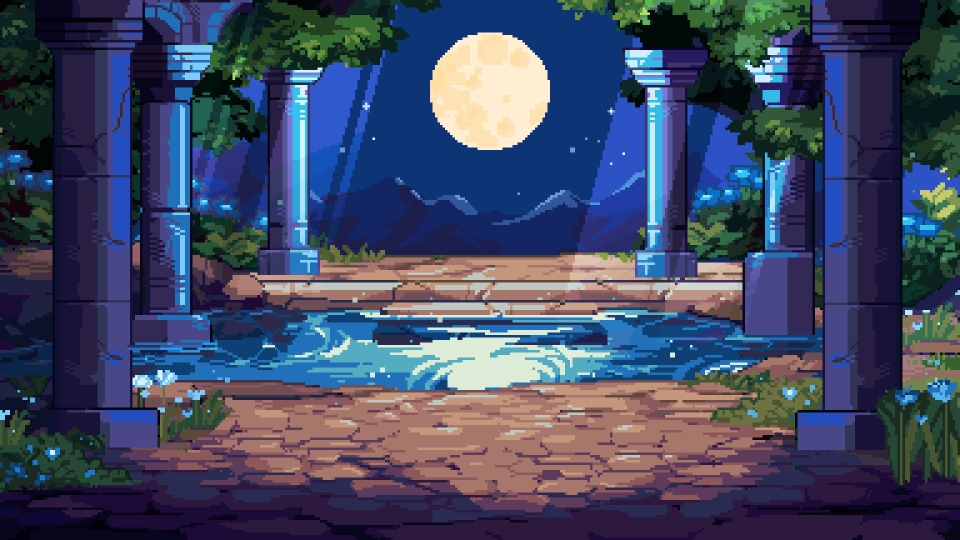
#> input picture kit/pause/assets/recov_hd.gif, 1920 x 1080 px, found by its file name (shown at 1/2 size)
$ python r66.py
#> lines starting #> are read from the running program, lines starting #| are printed output that depends on the picture
### kit/fork_race2/hook.py
"""Standard Code Name hook band (Bennett: the hook makes or breaks the video).
usage:
    import sys; sys.path.insert(0, '<scratchpad>/pixellab/safezone'); from hook import hook_layer
    HOOK, HOOK_BOTTOM = hook_layer(['WHICH JAR IS', "CYRUS'S?"], accent=1, color=(255,214,60))
    frame.alpha_composite(HOOK)      # draw LAST (on top of everything) every frame
    # put content below HOOK_BOTTOM (typically ~450-470) and above y=1500
lines: 1-2 short lines of the original hook. accent: index of the line drawn in `color` (others white), or None.
sub: optional small secondary line (>=34px), drawn under the main lines.
"""
from PIL import Image, ImageDraw, ImageFont
import os
FONT = os.path.join(os.path.dirname(__file__), '../../npmfont/ps/package/files/PressStart2P.ttf')
W, H = 1080, 1920
X0, X1, Y0 = 70, 1025, 262
def _fit(lines, maxw, hi=80, lo=48):
#> called with maxw = 915, hi = 80, lo = 48
    for s in range(hi, lo - 1, -2):
        f = ImageFont.truetype(FONT, s); d = ImageDraw.Draw(Image.new('L', (1, 1)))
        if all(d.textlength(l, font=f) + 2 * 9 <= maxw for l in lines): return f, s
    return ImageFont.truetype(FONT, lo), lo
# [20 lines left out: function hook_layer, not called in this run]
# [4 lines that do not run on import are left out]

### kit/fork_rc1/hook2.py
"""hook_layer with the comment prompt as a real second line of the band, at least 44px (RECUT_BRIEF rule).
Same look as safezone/hook.py; sub line is 44-52px, white, thinner stroke, separated by a thin divider."""
import sys, os
sys.path.insert(0, '/tmp/claude-0/-home-claude/3d9a853e-960c-501e-b487-63abffb4f487/scratchpad/pixellab/safezone')
from hook import _fit, FONT, W, H, X0, X1, Y0
from PIL import Image, ImageDraw, ImageFont
def hook_layer2(lines, accent=None, color=(255, 214, 60), sub=None, sub_color=(240, 240, 240), border=None, sub_max=52):
    lines = [l.upper() for l in lines][:2]
    f, s = _fit(lines, X1 - X0 - 40)
    gap = int(s * 0.38); pad = 26
    h = len(lines) * s + (len(lines) - 1) * gap + 2 * pad
    if sub:
        fs, ss = _fit([sub], X1 - X0 - 40, sub_max, 44)
        d0 = ImageDraw.Draw(Image.new('L', (1, 1)))
        assert d0.textlength(sub, font=fs) + 12 <= X1 - X0 - 30, ('sub too long for 44px', sub)
        h += ss + 34
    L = Image.new('RGBA', (W, H), (0, 0, 0, 0)); d = ImageDraw.Draw(L)
    d.rounded_rectangle([X0, Y0, X1, Y0 + h], 22, fill=(14, 10, 24, 232), outline=border or color, width=6)
    y = Y0 + pad
    for i, l in enumerate(lines):
        c = color if accent == i else (255, 255, 255)
        w = d.textlength(l, font=f)
        d.text(((X0 + X1) / 2 - w / 2, y), l, font=f, fill=c, stroke_width=9, stroke_fill=(10, 6, 18))
        y += s + gap
#> this loop made 2 passes
#> w on passes 1 to 2: 806.5, 576.5
#> after the loop, y = 508
    if sub:
        y = y - gap + 14
#> y = 492
        d.line([(X0 + 60, y), (X1 - 60, y)], fill=(color if border is None else border)[:3] + (120,), width=3)
        y += 18
#> y = 510
        w = d.textlength(sub, font=fs)
#> w = 571.3
        d.text(((X0 + X1) / 2 - w / 2, y), sub, font=fs, fill=sub_color, stroke_width=6, stroke_fill=(10, 6, 18))
    return L, Y0 + h
# [3 lines that do not run on import are left out]

### kit/fork1/common.py
import os, glob, math, json, subprocess, random
from PIL import Image, ImageDraw, ImageFont, ImageEnhance, ImageFilter
SP = '/tmp/claude-0/-home-claude/3d9a853e-960c-501e-b487-63abffb4f487/scratchpad/'
FONT = SP + 'npmfont/ps/package/files/PressStart2P.ttf'; A = SP + 'pause/assets/'; PL = SP + 'pixellab/'
W, H, FPS = 1080, 1920, 30
_fc = {}
def F(s):
    if s not in _fc: _fc[s] = ImageFont.truetype(FONT, s)
    return _fc[s]
def crop(im): return im.crop(im.getbbox())
def up(im, k): return im.resize((max(1, int(im.width * k)), max(1, int(im.height * k))), Image.NEAREST)
def layer(img, fn):
    L = Image.new('RGBA', img.size, (0, 0, 0, 0)); fn(ImageDraw.Draw(L)); img.alpha_composite(L)
def ctext(d, x, y, t, f, fill=(255, 255, 255), sw=6, a=255, sc=(20, 15, 35)):
    w = d.textlength(t, font=f); d.text((x - w / 2, y), t, font=f, fill=tuple(fill[:3]) + (a,), stroke_width=sw, stroke_fill=tuple(sc[:3]) + (a,))
# [18 lines left out: functions text_layer, gif_frames, not called in this run]
IDLE_FILE = {'joy': 'idle_0.gif', 'cyrus': 'idle_1.gif', 'ray': 'idle_2.gif', 'cleo': 'idle_3.gif', 'hollow': 'idle_9.gif'}
# [4 lines left out: function idle, not called in this run]
VIC = {'joy': 'vic_Victory_Pose.gif', 'cyrus': 'vic_VictoryPose_1_2f3491a2-9eb4-4ed3-a96d-f50d84bb993a.gif', 'cleo': 'vic_victoryPose.gif', 'ray': 'vic_victoryPose_1.gif', 'hollow': 'hollow-victory.gif'}
def vic(g, h): return gif_frames(A + VIC[g], h=h)
def seq(d, k=2, lo=1, hi=None):
    fs = sorted(glob.glob(d + '/*.png'))[lo:hi]
    return [up(Image.open(p).convert('RGBA'), k) for p in fs]
GUMK = ['mush', 'acv', 'mel', 'cre', 'gold']
def gummy(kind, k=2): return up(Image.open(PL + f'gummies/pick_{kind}.png').convert('RGBA'), k)
def bg_frames(name, size, box=None, step=1, bright=1.0, blur=0):
    im = Image.open(A + name); out = []
    for i in range(0, im.n_frames, step):
        im.seek(i); f = im.convert('RGB')
        if box: f = f.crop(box)
        f = f.resize(size, Image.NEAREST)
        if bright != 1.0: f = ImageEnhance.Brightness(f).enhance(bright)
        if blur: f = f.filter(ImageFilter.GaussianBlur(blur))
        out.append(f.convert('RGBA'))
    return out
class Writer:
    def __init__(self, path):
        self.p = subprocess.Popen(['ffmpeg', '-y', '-loglevel', 'error', '-f', 'rawvideo', '-pix_fmt', 'rgb24', '-s', f'{W}x{H}', '-r', str(FPS), '-i', '-',
                                   '-c:v', 'libx264', '-preset', 'veryfast', '-crf', '18', '-pix_fmt', 'yuv420p', path], stdin=subprocess.PIPE)
    def write(self, img): self.p.stdin.write(img.convert('RGB').tobytes())
    def close(self): self.p.stdin.close(); self.p.wait()
# [9 lines left out: functions mix, ship, not called in this run]
def sheet(mp4, out, n=8, cols=8):
    d = float(subprocess.run(['ffprobe', '-v', 'error', '-show_entries', 'format=duration', '-of', 'csv=p=0', mp4], capture_output=True, text=True).stdout)
    subprocess.run(['ffmpeg', '-y', '-loglevel', 'error', '-i', mp4, '-vf', f'fps={n}/{d},scale=270:480,tile={cols}x{max(1, n // cols)}', '-frames:v', '1', out])

### kit/fork_rc8/v66/r66.py
import sys, os; os.chdir(os.path.dirname(os.path.abspath(__file__)))
SP0 = '/tmp/claude-0/-home-claude/3d9a853e-960c-501e-b487-63abffb4f487/scratchpad/'
sys.path.insert(0, SP0 + 'fork1')
from common import *
sys.path.insert(0, SP0 + 'fork_rc1'); from hook2 import hook_layer2
sys.path.insert(0, SP0 + 'fork_rc3'); from rc3 import acv_gummy_strong
# rc8: comment prompt as a real 52px band line from frame 0; at TIME'S UP the band itself swaps
HOOK, HB = hook_layer2(['WHICH GUMMY FITS', 'THE OUTLINE?'], accent=1, sub='Comment A, B, C or D')
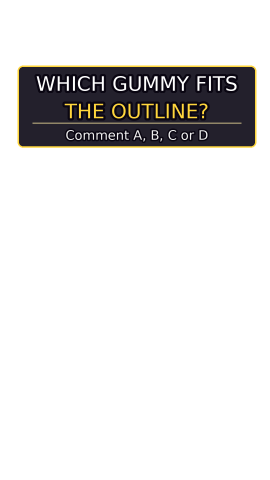
#> HOOK: PIL image 1080x1920 RGBA (shown at 1/4 size); mean R, G, B, A 7.3, 6.2, 6, 36.3; transparent parts drawn white
#> HB = 590
HOOK2, HB2 = hook_layer2(["TIME'S UP!"], accent=0, sub='Comment A, B, C or D')
#> the loop in hook_layer2 (call 2), `for i, l in enumerate(lines):` made 1 pass
#> (l, c, w, y) on pass 1: ("TIME'S UP!", (255, 214, 60), 429.2, 398)
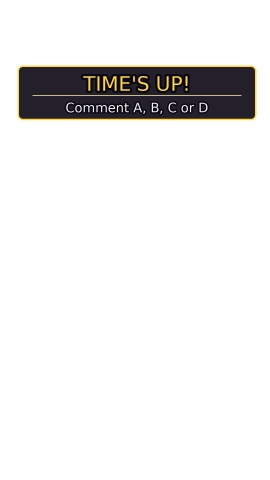
#> HOOK2: PIL image 1080x1920 RGBA (shown at 1/4 size); mean R, G, B, A 4.6, 3.8, 3.3, 23.9; transparent parts drawn white
#> HB2 = 480
import numpy as np
from skimage import measure
STILL = os.environ.get('STILL')
random.seed(66)
BGS = bg_frames('recov_hd.gif', (1214, 1920), box=(624, 0, 1264, 1080), step=2, bright=0.62)
#> in bg_frames, im is the input picture: PIL image 1920x1080 P; mean R, G, B 64.5, 72.9, 99.7
#> the loop in bg_frames, `for i in range(0, im.n_frames, step):` made 12 passes
#> pass 1, in bg_frames, `if box: f = f.crop(box)`:
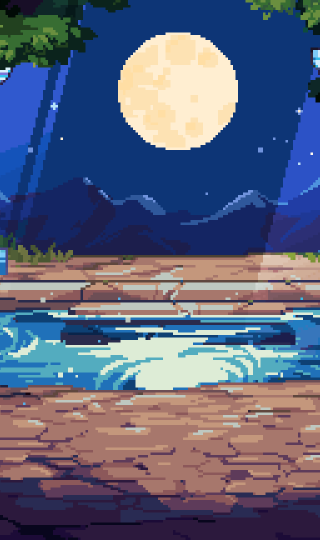
#> f: PIL image 640x1080 RGB (shown at 1/2 size); mean R, G, B 91.5, 97.7, 123.7
#> pass 1, in bg_frames, `f = f.resize(size, Image.NEAREST)`:
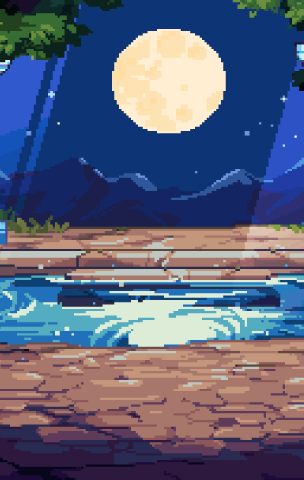
#> f: PIL image 1214x1920 RGB (shown at 1/4 size); mean R, G, B 91.5, 97.8, 123.7
#> pass 1, in bg_frames, `if bright != 1.0: f = ImageEnhance.Brightness(f).enhance(bright)`:
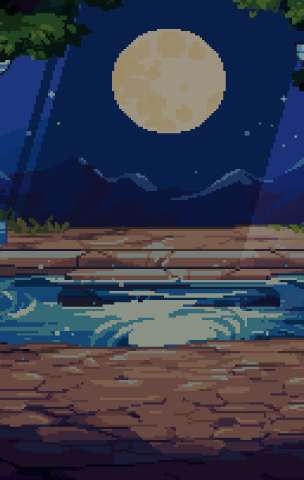
#> f: PIL image 1214x1920 RGB (shown at 1/4 size); mean R, G, B 56.4, 60, 76.2
#> after the loop in bg_frames, `for i in range(0, im.n_frames, step):`: out = 12 items
#> BGS = 12 items
def _shift(b):
    o = Image.new('RGBA', (W, H)); c = b.crop((67, 0, 67 + W, H))
    o.alpha_composite(c.crop((0, 100, W, H)), (0, 0)); o.alpha_composite(c.crop((0, H - 100, W, H)), (0, H - 100)); return o
#> after `o.alpha_composite(c.crop((0, H - 100, W, H)), (0, H - 100))`:
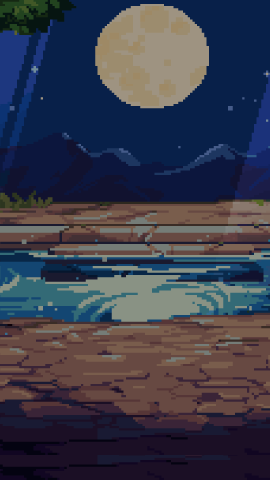
#> o: PIL image 1080x1920 RGBA (shown at 1/4 size); mean R, G, B, A 58.3, 59.6, 74.8, 255
BGS = [_shift(b) for b in BGS]
#> in _shift (call 5), `c = b.crop((67, 0, 67 + W, H))`:
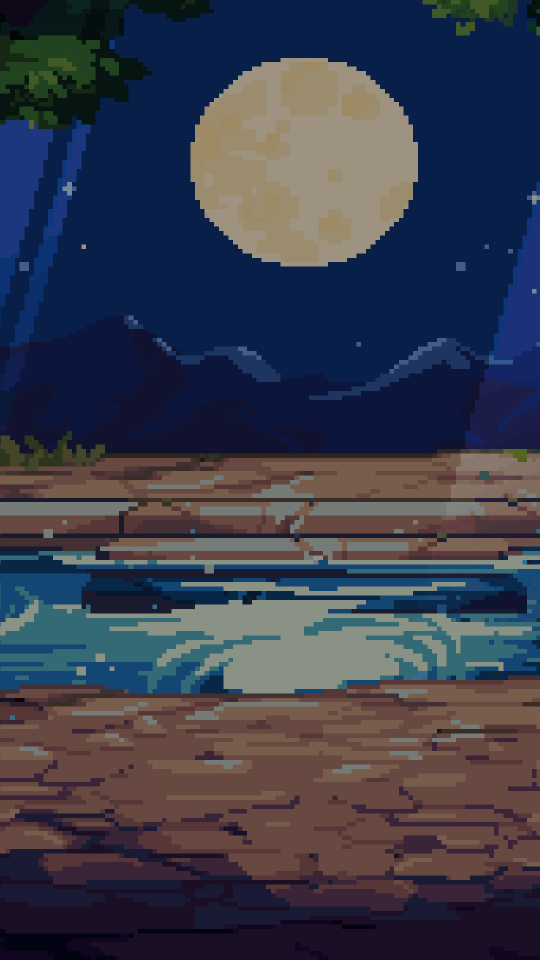
#> c: PIL image 1080x1920 RGBA (shown at 1/2 size); mean R, G, B, A 57.7, 60.6, 75.7, 255
STARS = [(random.uniform(0, W), random.uniform(20, 780), random.uniform(0, 6.3), random.choice([2, 3, 4])) for _ in range(140)]
#> (the run stopped early here; a loop or call above may not have finished)
